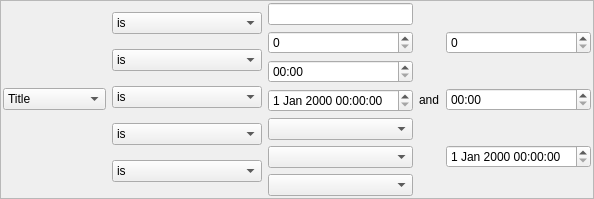
<?xml version="1.0" encoding="UTF-8"?>
<ui version="4.0">
 <class>WidgetCriteria</class>
 <widget class="QWidget" name="WidgetCriteria">
  <property name="sizePolicy">
   <sizepolicy hsizetype="Expanding" vsizetype="Expanding">
    <horstretch>0</horstretch>
    <verstretch>0</verstretch>
   </sizepolicy>
  </property>
  <property name="windowTitle">
   <string notr="true"/>
  </property>
  <layout class="QGridLayout" name="gridLayout">
   <property name="margin">
    <number>0</number>
   </property>
   <property name="spacing">
    <number>0</number>
   </property>
   <item row="7" column="1">
    <widget class="QFrame" name="frame">
     <property name="frameShape">
      <enum>QFrame::StyledPanel</enum>
     </property>
     <property name="frameShadow">
      <enum>QFrame::Plain</enum>
     </property>
     <layout class="QHBoxLayout" name="horizontalLayout">
      <property name="sizeConstraint">
       <enum>QLayout::SetMinimumSize</enum>
      </property>
      <property name="margin">
       <number>2</number>
      </property>
      <item>
       <widget class="QComboBox" name="listType">
        <property name="sizePolicy">
         <sizepolicy hsizetype="Fixed" vsizetype="Fixed">
          <horstretch>0</horstretch>
          <verstretch>0</verstretch>
         </sizepolicy>
        </property>
        <property name="maxVisibleItems">
         <number>20</number>
        </property>
        <property name="insertPolicy">
         <enum>QComboBox::NoInsert</enum>
        </property>
        <item>
         <property name="text">
          <string>Title</string>
         </property>
        </item>
        <item>
         <property name="text">
          <string>Artist</string>
         </property>
        </item>
        <item>
         <property name="text">
          <string>Album</string>
         </property>
        </item>
        <item>
         <property name="text">
          <string>Album artist</string>
         </property>
        </item>
        <item>
         <property name="text">
          <string>Composer</string>
         </property>
        </item>
        <item>
         <property name="text">
          <string>Genre</string>
         </property>
        </item>
        <item>
         <property name="text">
          <string>Comments</string>
         </property>
        </item>
        <item>
         <property name="text">
          <string>Lyrics</string>
         </property>
        </item>
        <item>
         <property name="text">
          <string>Encoded with</string>
         </property>
        </item>
        <item>
         <property name="text">
          <string>File name</string>
         </property>
        </item>
        <item>
         <property name="text">
          <string>Year</string>
         </property>
        </item>
        <item>
         <property name="text">
          <string>Track</string>
         </property>
        </item>
        <item>
         <property name="text">
          <string>Disc</string>
         </property>
        </item>
        <item>
         <property name="text">
          <string>Bit rate</string>
         </property>
        </item>
        <item>
         <property name="text">
          <string>Sample rate</string>
         </property>
        </item>
        <item>
         <property name="text">
          <string>Play count</string>
         </property>
        </item>
        <item>
         <property name="text">
          <string>Channels</string>
         </property>
        </item>
        <item>
         <property name="text">
          <string>Rating</string>
         </property>
        </item>
        <item>
         <property name="text">
          <string>File size</string>
         </property>
        </item>
        <item>
         <property name="text">
          <string>Duration</string>
         </property>
        </item>
        <item>
         <property name="text">
          <string>Last played</string>
         </property>
        </item>
        <item>
         <property name="text">
          <string>Added</string>
         </property>
        </item>
        <item>
         <property name="text">
          <string>Modified</string>
         </property>
        </item>
        <item>
         <property name="text">
          <string>Language</string>
         </property>
        </item>
        <item>
         <property name="text">
          <string>Playlist</string>
         </property>
        </item>
        <item>
         <property name="text">
          <string>Format</string>
         </property>
        </item>
       </widget>
      </item>
      <item>
       <layout class="QVBoxLayout" name="verticalLayout">
        <item>
         <widget class="QComboBox" name="listConditionString">
          <property name="minimumSize">
           <size>
            <width>150</width>
            <height>0</height>
           </size>
          </property>
          <property name="maximumSize">
           <size>
            <width>150</width>
            <height>16777215</height>
           </size>
          </property>
          <item>
           <property name="text">
            <string>is</string>
           </property>
          </item>
          <item>
           <property name="text">
            <string>is not</string>
           </property>
          </item>
          <item>
           <property name="text">
            <string>contains</string>
           </property>
          </item>
          <item>
           <property name="text">
            <string>does not contains</string>
           </property>
          </item>
          <item>
           <property name="text">
            <string>starts with</string>
           </property>
          </item>
          <item>
           <property name="text">
            <string>ends with</string>
           </property>
          </item>
         </widget>
        </item>
        <item>
         <widget class="QComboBox" name="listConditionNumber">
          <property name="minimumSize">
           <size>
            <width>150</width>
            <height>0</height>
           </size>
          </property>
          <property name="maximumSize">
           <size>
            <width>150</width>
            <height>16777215</height>
           </size>
          </property>
          <item>
           <property name="text">
            <string>is</string>
           </property>
          </item>
          <item>
           <property name="text">
            <string>is not</string>
           </property>
          </item>
          <item>
           <property name="text">
            <string>is less than</string>
           </property>
          </item>
          <item>
           <property name="text">
            <string>is greater than</string>
           </property>
          </item>
          <item>
           <property name="text">
            <string>is between</string>
           </property>
          </item>
         </widget>
        </item>
        <item>
         <widget class="QComboBox" name="listConditionTime">
          <property name="minimumSize">
           <size>
            <width>150</width>
            <height>0</height>
           </size>
          </property>
          <property name="maximumSize">
           <size>
            <width>150</width>
            <height>16777215</height>
           </size>
          </property>
          <item>
           <property name="text">
            <string>is</string>
           </property>
          </item>
          <item>
           <property name="text">
            <string>is not</string>
           </property>
          </item>
          <item>
           <property name="text">
            <string>is less than</string>
           </property>
          </item>
          <item>
           <property name="text">
            <string>is greater than</string>
           </property>
          </item>
          <item>
           <property name="text">
            <string>is between</string>
           </property>
          </item>
         </widget>
        </item>
        <item>
         <widget class="QComboBox" name="listConditionDate">
          <property name="minimumSize">
           <size>
            <width>150</width>
            <height>0</height>
           </size>
          </property>
          <property name="maximumSize">
           <size>
            <width>150</width>
            <height>16777215</height>
           </size>
          </property>
          <item>
           <property name="text">
            <string>is</string>
           </property>
          </item>
          <item>
           <property name="text">
            <string>is not</string>
           </property>
          </item>
          <item>
           <property name="text">
            <string>is before</string>
           </property>
          </item>
          <item>
           <property name="text">
            <string>is after</string>
           </property>
          </item>
          <item>
           <property name="text">
            <string>is in the last</string>
           </property>
          </item>
          <item>
           <property name="text">
            <string>is not in the last</string>
           </property>
          </item>
          <item>
           <property name="text">
            <string>is between</string>
           </property>
          </item>
         </widget>
        </item>
        <item>
         <widget class="QComboBox" name="listConditionBoolean">
          <property name="minimumSize">
           <size>
            <width>150</width>
            <height>0</height>
           </size>
          </property>
          <property name="maximumSize">
           <size>
            <width>150</width>
            <height>16777215</height>
           </size>
          </property>
          <item>
           <property name="text">
            <string>is</string>
           </property>
          </item>
          <item>
           <property name="text">
            <string>is not</string>
           </property>
          </item>
         </widget>
        </item>
       </layout>
      </item>
      <item>
       <layout class="QVBoxLayout" name="verticalLayout_2">
        <item>
         <widget class="QLineEdit" name="editValue1String"/>
        </item>
        <item>
         <widget class="QSpinBox" name="editValue1Number">
          <property name="maximum">
           <number>2000000000</number>
          </property>
         </widget>
        </item>
        <item>
         <widget class="QTimeEdit" name="editValue1Time">
          <property name="displayFormat">
           <string>mm:ss</string>
          </property>
         </widget>
        </item>
        <item>
         <widget class="QDateTimeEdit" name="editValue1Date">
          <property name="maximumDateTime">
           <datetime>
            <hour>23</hour>
            <minute>59</minute>
            <second>59</second>
            <year>2100</year>
            <month>12</month>
            <day>31</day>
           </datetime>
          </property>
          <property name="minimumDateTime">
           <datetime>
            <hour>0</hour>
            <minute>0</minute>
            <second>0</second>
            <year>1900</year>
            <month>1</month>
            <day>1</day>
           </datetime>
          </property>
          <property name="maximumDate">
           <date>
            <year>2100</year>
            <month>12</month>
            <day>31</day>
           </date>
          </property>
          <property name="minimumDate">
           <date>
            <year>1900</year>
            <month>1</month>
            <day>1</day>
           </date>
          </property>
         </widget>
        </item>
        <item>
         <widget class="QComboBox" name="listPlayList"/>
        </item>
        <item>
         <widget class="QComboBox" name="listLanguage"/>
        </item>
        <item>
         <widget class="QComboBox" name="listFormat"/>
        </item>
       </layout>
      </item>
      <item>
       <widget class="QLabel" name="lblBetween">
        <property name="sizePolicy">
         <sizepolicy hsizetype="Fixed" vsizetype="Preferred">
          <horstretch>0</horstretch>
          <verstretch>0</verstretch>
         </sizepolicy>
        </property>
        <property name="text">
         <string notr="true">and</string>
        </property>
       </widget>
      </item>
      <item>
       <layout class="QVBoxLayout" name="verticalLayout_3">
        <item>
         <widget class="QSpinBox" name="editValue2Number">
          <property name="maximum">
           <number>2000000000</number>
          </property>
         </widget>
        </item>
        <item>
         <widget class="QTimeEdit" name="editValue2Time">
          <property name="displayFormat">
           <string>mm:ss</string>
          </property>
         </widget>
        </item>
        <item>
         <widget class="QDateTimeEdit" name="editValue2Date">
          <property name="maximumDateTime">
           <datetime>
            <hour>23</hour>
            <minute>59</minute>
            <second>59</second>
            <year>2100</year>
            <month>12</month>
            <day>31</day>
           </datetime>
          </property>
          <property name="minimumDateTime">
           <datetime>
            <hour>0</hour>
            <minute>0</minute>
            <second>0</second>
            <year>1900</year>
            <month>1</month>
            <day>1</day>
           </datetime>
          </property>
          <property name="maximumDate">
           <date>
            <year>2100</year>
            <month>12</month>
            <day>31</day>
           </date>
          </property>
          <property name="minimumDate">
           <date>
            <year>1900</year>
            <month>1</month>
            <day>1</day>
           </date>
          </property>
         </widget>
        </item>
       </layout>
      </item>
     </layout>
    </widget>
   </item>
  </layout>
 </widget>
 <resources/>
 <connections/>
</ui>
